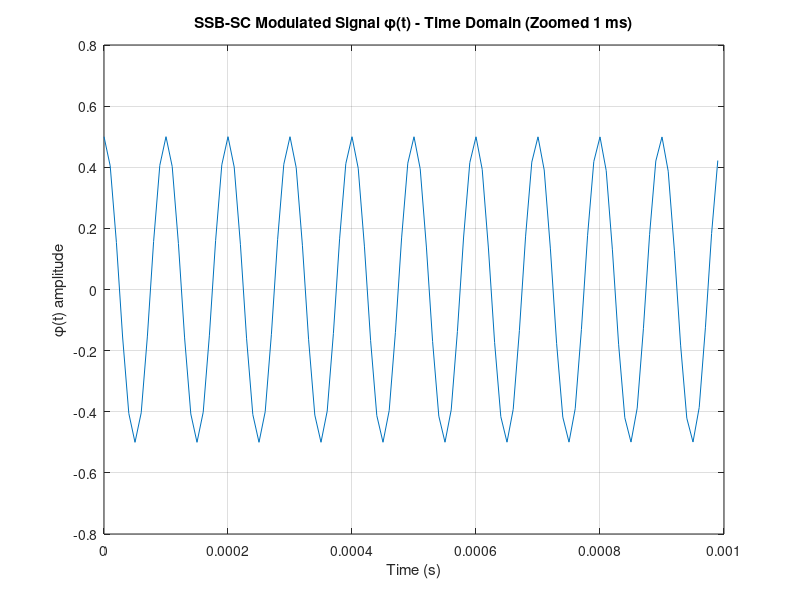
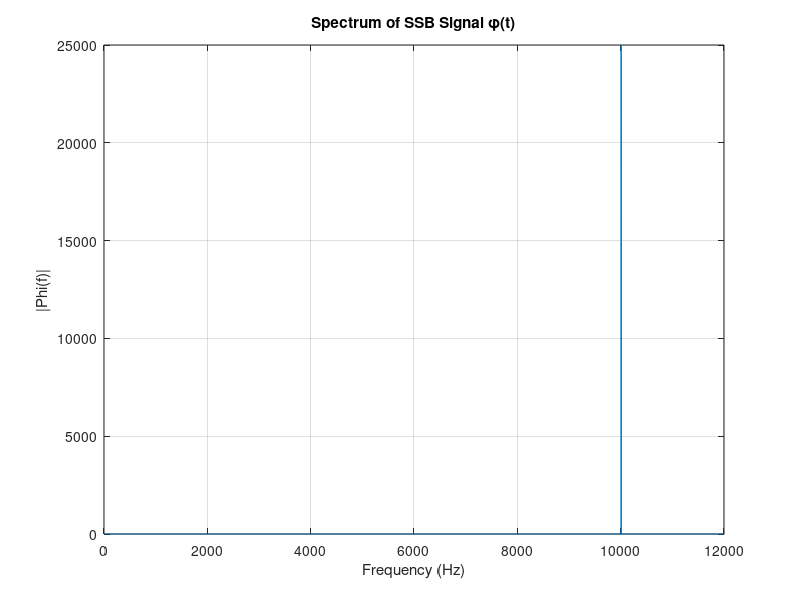
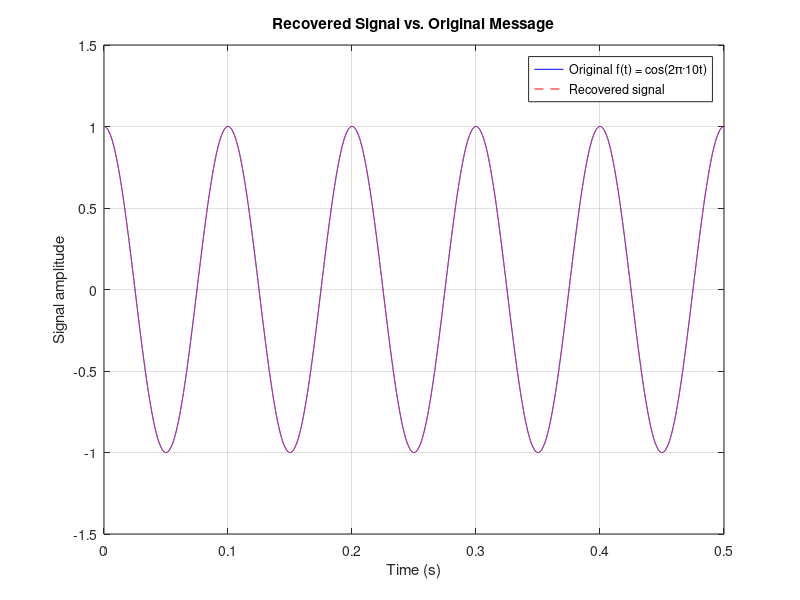

Write the MATLAB code that produced these figures, in order.
% Parameters
Fs = 100e3;               % Sampling rate = 100 kHz
T  = 1.0;                 % Signal duration = 1 second
t  = 0:1/Fs:(T - 1/Fs);   % Time vector (0 to 1 s, step 1/Fs)
f1 = 5;                   % Intermediate frequency (Hz)
fc = 10000;               % Carrier frequency (Hz)
f2 = fc + f1;             % Second LO frequency = fc + f1 (10005 Hz)

% Baseband message signal f(t)
message = cos(2*pi*10 * t);   % 10 Hz cosine

% Weaver Modulation – Stage 1 (mix with f1)
LO1_cos = cos(2*pi*f1 * t);   % cos(2πf1t) for I branch
LO1_sin = sin(2*pi*f1 * t);   % sin(2πf1t) for Q branch
I1 = message .* LO1_cos;      % I branch mixer output
Q1 = message .* LO1_sin;      % Q branch mixer output

% Ideal Low-pass filter (cutoff = 5 Hz) on each branch via FFT
N = length(t);
cutoff = 5;  % cutoff frequency in Hz (B/2)
I1_fft = fft(I1); % fft stands for fast fourier transform
I1_fft(cutoff+2 : end-cutoff) = 0;   % zero out frequency components outside ±5 Hz
I1_filt = real(ifft(I1_fft));       % filtered I branch (0.5*cos(2π*5t))
Q1_fft = fft(Q1);
Q1_fft(cutoff+2 : end-cutoff) = 0;
Q1_filt = real(ifft(Q1_fft));       % filtered Q branch (-0.5*sin(2π*5t))

% Weaver Modulation – Stage 2 (mix with f2 and combine for USB)
LO2_cos = cos(2*pi*f2 * t); 
LO2_sin = sin(2*pi*f2 * t);
% Upconvert each branch to around fc (10 kHz)
I2 = I1_filt .* LO2_cos;    % I branch upconversion
Q2 = Q1_filt .* LO2_sin;    % Q branch upconversion
% Combine branches (USB): φ(t) = I2 + Q2 
phi = I2 + Q2;   % resulting SSB-modulated signal at ~10010 Hz (USB)

% Plot φ(t) in time domain (zoomed in to show high-frequency carrier)
figure;
t_zoom = t(1:100);              % first 0.001 s (1 ms) for zoomed view
plot(t_zoom, phi(1:100));
xlabel('Time (s)'); ylabel('\phi(t) amplitude');
title('SSB-SC Modulated Signal \phi(t) - Time Domain (Zoomed 1 ms)');
grid on;

% Compute and plot |Phi(f)| (magnitude spectrum of φ)
Phi = fft(phi);
N2 = floor(N/2);               % one-sided spectrum length (N even)
freq = (0:N2) * (Fs/N);        % frequency axis from 0 to Fs/2
Phi_mag = abs(Phi(1:N2+1));    % one-sided magnitude spectrum
figure;
plot(freq, Phi_mag);
xlim([0 12000]);  % focus x-axis to 0–12 kHz range for clarity
xlabel('Frequency (Hz)'); ylabel('|Phi(f)|');
title('Spectrum of SSB Signal \phi(t)');
grid on;
% Note: The spectrum shows a single peak at ~10010 Hz (fc + 10 Hz), 
% with no significant component at 9990 Hz (fc - 10 Hz). This confirms USB only.

% Weaver Demodulation – Stage 1 (mix φ with f2 and low-pass filter)
I3 = phi .* LO2_cos;   % mix with cos(2πf2t)
Q3 = phi .* LO2_sin;   % mix with sin(2πf2t)
% Low-pass filter to remove high-frequency (around 2*f2)
I3_fft = fft(I3);
I3_fft(cutoff+2 : end-cutoff) = 0;
I3_filt = real(ifft(I3_fft));   % recovered I at 5 Hz
Q3_fft = fft(Q3);
Q3_fft(cutoff+2 : end-cutoff) = 0;
Q3_filt = real(ifft(Q3_fft));   % recovered Q at 5 Hz

% Weaver Demodulation – Stage 2 (mix with f1 to recover baseband)
recovered_base = I3_filt .* LO1_cos + Q3_filt .* LO1_sin;
recovered = 4 * recovered_base;   % scale by 4 to restore original amplitude
% (Each mixing stage introduced a 1/2 factor; total gain ~0.25, so multiply by 4.)

% Plot and compare original and recovered signals
figure;
plot(t, message, 'b-', t, recovered, 'r--');
xlabel('Time (s)'); ylabel('Signal amplitude');
title('Recovered Signal vs. Original Message');
legend('Original f(t) = cos(2π·10t)', 'Recovered signal');
xlim([0 0.5]); grid on;
% The recovered 10 Hz signal (dashed red) overlaps the original (solid blue), 
% demonstrating successful SSB modulation and demodulation.
